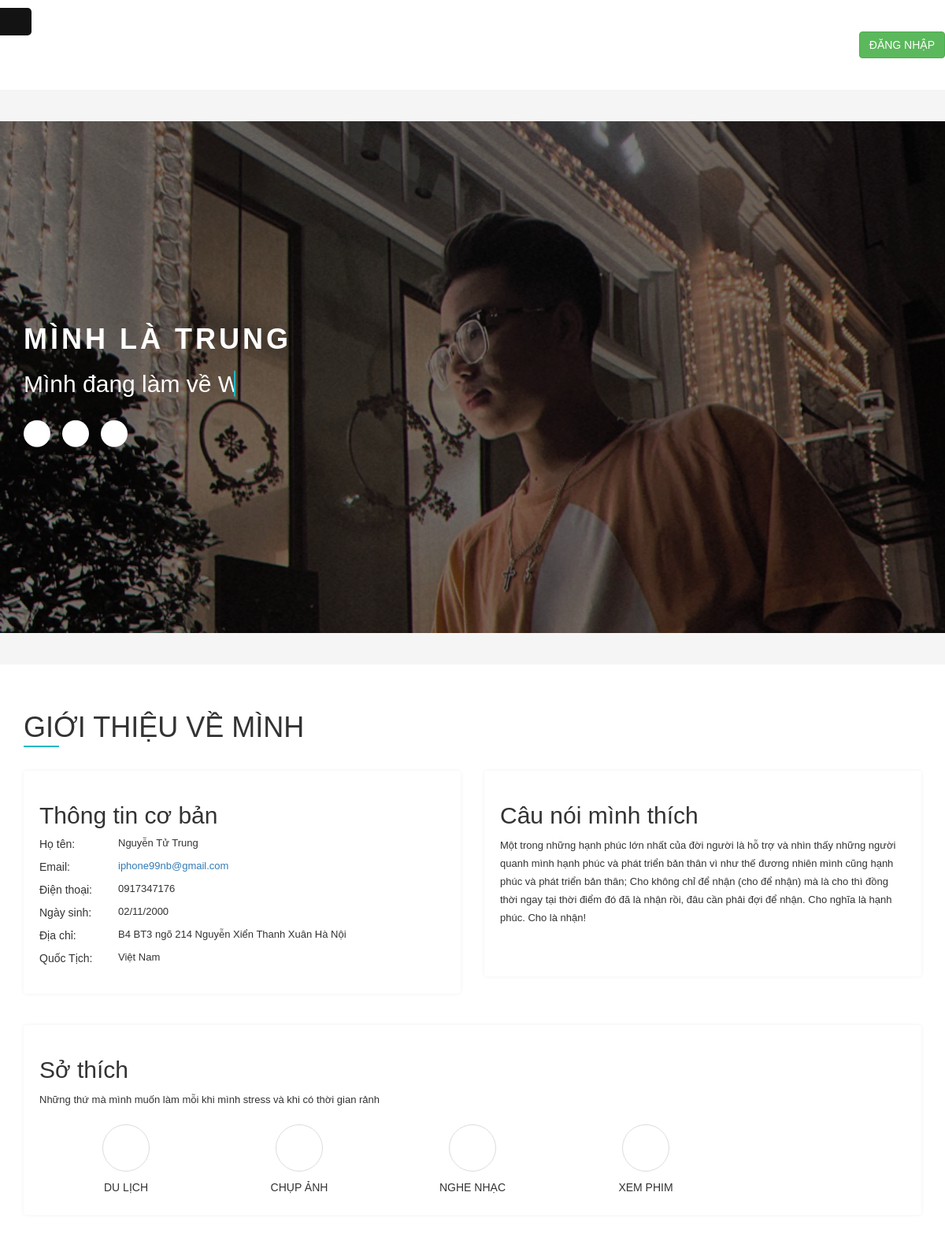
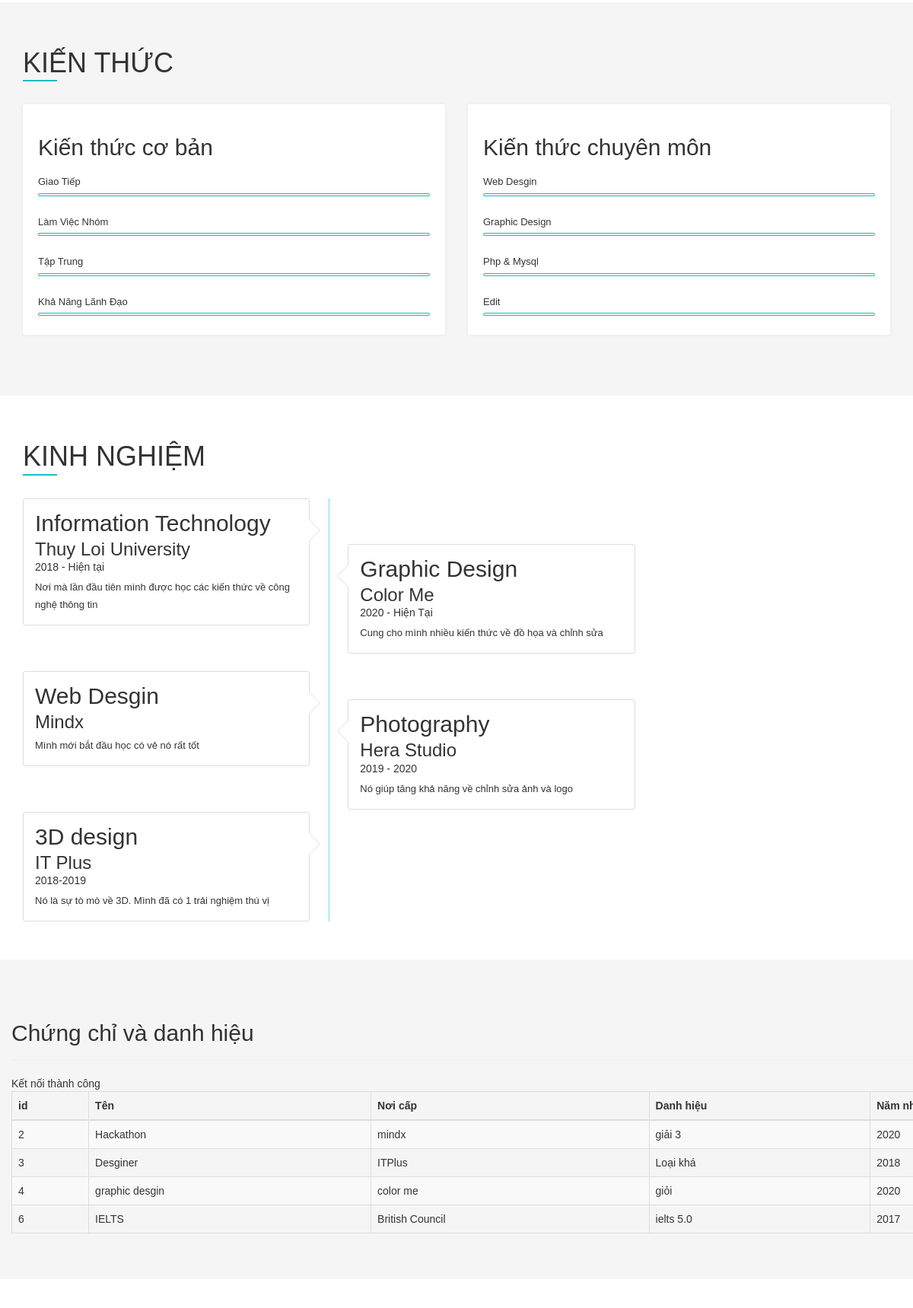
The page /cnweb/indexv.php (upper part) on the database its author committed (2 pictures, top to bottom).
### tables this page shows
CREATE TABLE `chungchi` (
  `id` int(100) NOT NULL,
  `ten` varchar(500) NOT NULL,
  `noicap` varchar(100) NOT NULL,
  `danhhieu` varchar(255) NOT NULL,
  `namnhan` int(10) NOT NULL
);

### cnweb/indexv.php (the view, shortened to what this page needs)
<!DOCTYPE html>
<html lang="en">
<head>
    <link href="bootstrap.min.css" tppabs="https://themecrazy.net/html/ultra-preview/ultra/css/bootstrap.min.css" rel="stylesheet">
    <link href="jquery.fancybox.css" tppabs="https://themecrazy.net/html/ultra-preview/ultra/css/jquery.fancybox.css" rel="stylesheet">
    <link href="animate.css" tppabs="https://themecrazy.net/html/ultra-preview/ultra/css/animate.css" rel="stylesheet">
	<link href="jquery.jscrollpane.custom.css" tppabs="https://themecrazy.net/html/ultra-preview/ultra/css/jquery.jscrollpane.custom.css" rel="stylesheet">
	<link rel="stylesheet" href="font-awesome.min.css" tppabs="https://themecrazy.net/html/ultra-preview/ultra/fonts/font-awesome/css/font-awesome.min.css">
	<link href="style.css" tppabs="https://themecrazy.net/html/ultra-preview/ultra/style.css" rel="stylesheet">
	<link rel="stylesheet" href="https://maxcdn.bootstrapcdn.com/bootstrap/3.3.7/css/bootstrap.css">
</head>
<body class="vertical">
	<div id="main-container" class="main-container">
		<aside class="menu" id="menu">
			<a href="#" class="mobile-menu-opener"><i class="fa fa-bars"></i></a>
		</aside>
		<div class="content-wrapper">
			<div class="content-inner">
				<section class="content" id="dn">
				<a href="index2.php" class="btn btn-success pull-right">Đăng nhập </a>
				</section>
				<section class="content" id="th">
					<div class="banner" style="background-image:url(2.jpg)/*tpa=https://themecrazy.net/html/ultra-preview/ultra/img/banner/2.jpg*/;">
						<div class="caption-info">
							<div class="container">
								<div class="row">
									<div class="col-sm-12">
										<div class="caption-info-inner">
											<h1>Mình là Trung</h1>
											<h2 class="cd-headline clip is-full-width"> Mình đang làm về
												<span class=cd-words-wrapper>
													<b class=is-visible>Web design</b>
												</span>
											</h2>
											<ul class="social-link">
												<li><a href="#"><i class="fa fa-facebook" aria-hidden="true"></i></a></li>
												<li><a href="#"><i class="fa fa-twitter" aria-hidden="true"></i></a></li>
												<li><a href="#"><i class="fa fa-skype" aria-hidden="true"></i></a></li>
											</ul>
										</div>
									</div>
								</div>
							</div>
						</div>
					</div>
				</section>
				<section class="content" id="gth">
					<div class="container">
						<div class="row">
							<div class="col-xs-12">
								<div class="section-title">
									<h1>GIới thiệu về mình </h1>
								</div>
							</div>
							<div class="col-xs-12 col-sm-6">
								<div class="panel-box wow fadeInLeft">
									<h2>Thông tin cơ bản</h2>
									<ul class="basic-info">
										<li><span>Họ tên:</span> <span class="info">Nguyễn Tử Trung</span></li>
										<li><span>Email:</span> <span class="info"><a href="mailto:iphone99nb@gmail.com">iphone99nb@gmail.com</a></span></li>
										<li><span>Điện thoại:</span> <span class="info">0917347176</span></li>
										<li><span>Ngày sinh:</span> <span class="info">02/11/2000</span></li>
										<li><span>Địa chỉ:</span> <span class="info">B4 BT3 ngõ 214 Nguyễn Xiển Thanh Xuân Hà Nội</span></li>
										<li><span>Quốc Tịch:</span> <span class="info">Việt Nam</span></li>
									</ul>
								</div>
							</div>
							<div class="col-xs-12 col-sm-6">
								<div class="panel-box professional-profile wow fadeInRight">
									<h2>Câu nói mình thích</h2>
									<p>Một trong những hạnh phúc lớn nhất của đời người là hỗ trợ và nhìn thấy những người quanh mình hạnh phúc và phát triển bản thân vì như thế đương nhiên mình cũng hạnh phúc và phát triển bản thân; Cho không chỉ để nhận (cho để nhận) mà là cho thì đồng thời ngay tại thời điểm đó đã là nhận rồi, đâu cần phải đợi để nhận. Cho nghĩa là hạnh phúc. Cho là nhận!</p>
								</div>
							</div>
							<div class="col-xs-12">
								<div class="my-interests panel-box wow fadeInUp">
									<h2>Sở thích </h2>
									<p>Những thứ mà mình muốn làm mỗi khi mình stress và khi có thời gian rảnh</p>
									<ul>
										<li>
											<i class="fa fa-plane"></i>
											<span>Du lịch</span>
										</li>
										<li>
											<i class="fa fa-camera-retro"></i>
											<span>Chụp ảnh</span>
										</li>
										<li>
											<i class="fa fa-music"></i>
											<span>Nghe nhạc</span>
										</li>
										<li>
											<i class="fa fa-film"></i>
											<span>Xem phim</span>
										</li>
									</ul>
								</div>
							</div>
						</div>
					</div>
				</section>
				<section class="content" id="kt">
					<div class="container">
						<div class="row">
							<div class="col-xs-12">
								<div class="section-title">
									<h1>Kiến thức</h1>
								</div>
							</div>
							<div class="col-xs-12 col-sm-6">
								<div class="panel-box">
									<h2>Kiến thức cơ bản </h2>
									<div class="progress-block wow fadeInLeft">
										<div class="single-progressbar">
											<div class="skill-text">
												<span>Giao tiếp</span>
											</div>
											<div class="progress">
											</div>
										</div>
										<div class="single-progressbar">
											<div class="skill-text">
												<span>Làm việc nhóm</span>
											</div>
											<div class="progress">
											</div>
										</div>
										<div class="single-progressbar">
											<div class="skill-text">
												<span>Tập trung</span>
											</div>
											<div class="progress">
											</div>
										</div>
										<div class="single-progressbar">
											<div class="skill-text">
												<span>Khả năng lãnh đạo</span>
											</div>
											<div class="progress">
											</div>
										</div>
									</div>
								</div>
							</div>
							<div class="col-xs-12 col-sm-6">
								<div class="panel-box">
									<h2>Kiến thức chuyên môn </h2>
									<div class="progress-block wow fadeInRight">
										<div class="single-progressbar">
											<div class="skill-text">
												<span>Web Desgin</span>
											</div>
											<div class="progress">
											</div>
										</div>
										<div class="single-progressbar">
											<div class="skill-text">
												<span> Graphic Design </span>
											</div>
											<div class="progress">
											</div>
										</div>
										<div class="single-progressbar">
											<div class="skill-text">
												<span>Php & Mysql</span>
											</div>
											<div class="progress">
											</div>
										</div>
										<div class="single-progressbar">
											<div class="skill-text">
												<span>Edit</span>
											</div>
											<div class="progress">
											</div>
										</div>
									</div>
								</div>
							</div>
						</div>
					</div>
				</section>
				<section class="content" id="kn">
					<div class="container">
						<div class="row">
							<div class="col-xs-12">
								<div class="section-title">
									<h1>Kinh nghiệm</h1>
								</div>
							</div>
							<div class="col-xs-12">
								<ul class="timeline">
									<li class="wow fadeInLeft">
										<div class="timeline-badge">
											<i class="fa fa-circle"></i>
										</div>
										<div class="timeline-panel">
											<div class="timeline-heading">
												<h2>Information Technology </h2>
												<h3>Thuy Loi University</h3>
												<span class="date">2018 - Hiện tại</span>
											</div>
											<div class="timeline-body">
												<p>Nơi mà lần đầu tiên mình được học các kiến thức về công nghệ thông tin</p>
											</div>
										</div>
									</li>
									<li class="timeline-inverted wow fadeInRight">
										<div class="timeline-badge">
											<i class="fa fa-circle"></i>
										</div>
										<div class="timeline-panel">
											<div class="timeline-heading">
												<h2>Graphic Design</h2>
												<h3>Color Me</h3>
												<span class="date">2020 - Hiện Tại</span>
											</div>
											<div class="timeline-body">
												<p>Cung cho mình nhiều kiến thức về đồ họa và chỉnh sửa </p>
											</div>
										</div>
									</li>
									<li class="wow fadeInLeft">
										<div class="timeline-badge">
											<i class="fa fa-circle"></i>
										</div>
										<div class="timeline-panel">
											<div class="timeline-heading">
												<h2>Web Desgin</h2>
												<h3>Mindx</h3>
											</div>
											<div class="timeline-body">
												<p>Mình mới bắt đầu học có vẻ nó rất tốt</p>
											</div>
										</div>
									</li>
									<li  class="timeline-inverted wow fadeInRight">
										<div class="timeline-badge">
											<i class="fa fa-circle"></i>
										</div>
										<div class="timeline-panel">
											<div class="timeline-heading">
												<h2>Photography</h2>
												<h3>Hera studio</h3>
												<span class="date">2019 - 2020</span>
											</div>
											<div class="timeline-body">
												<p>Nó giúp tăng khả năng về chỉnh sửa ảnh và logo</p>
											</div>
										</div>
									</li>
									<li class="wow fadeInLeft">
										<div class="timeline-badge">
											<i class="fa fa-circle"></i>
										</div>
										<div class="timeline-panel">
											<div class="timeline-heading">
												<h2>3D design</h2>
												<h3>IT plus</h3>
												<span class="date">2018-2019</span>
											</div>
											<div class="timeline-body">
												<p>Nó là sự tò mò về 3D. Mình đã có 1 trải nghiệm thú vị</p>
											</div>
										</div>
									</li>
								</ul>
							</div>
						</div>
					</div>
				</section>
<section class="content" id="cc">
				<head>
</head>
<body>
    <div class="wrapper">
        <div class="container-fluid">
            <div class="row">
                <div class="col-md-12">
                    <div class="page-header clearfix">
                        <h2 class="pull-left">Chứng chỉ và danh hiệu</h2>
                    </div>
                    <?php
                    require_once "config.php";
                    $sql = "SELECT * FROM chungchi";
                    if($result = mysqli_query($conn, $sql)){
                        if(mysqli_num_rows($result) > 0){
                            echo "<table class='table table-bordered table-striped'>";
                                echo "<thead>";
                                    echo "<tr>";
                                        echo "<th>id</th>";
                                        echo "<th>Tên</th>";
                                        echo "<th>Nơi cấp</th>";
										echo "<th>Danh hiệu</th>";
										echo "<th>Năm nhận</th>";
                                    echo "</tr>";
                                echo "</thead>";
                                echo "<tbody>";
                                while($row = mysqli_fetch_array($result)){
                                    echo "<tr>";
                                        echo "<td>" . $row['id'] . "</td>";
                                        echo "<td>" . $row['ten'] . "</td>";
                                        echo "<td>" . $row['noicap'] . "</td>";
										echo "<td>" . $row['danhhieu'] . "</td>";
										echo "<td>" . $row['namnhan'] . "</td>";
                                    echo "</tr>";
                                }
                                echo "</tbody>";
                            echo "</table>";
                        } else{
                            echo "<p class='lead'><em>Chưa có bản ghi nào!.</em></p>";
                        }
                    } else{
                        echo "Lỗi kết nối  $sql. " . mysqli_error($conn);
                    }
                    ?>
                </div>
            </div>
        </div>
    </div>
</body>
</html>
				<section class="content" id="sp">
				</section>
				<html>
<head>
<body>
    <h1>Feedback cho mình </h1>
</body>
</html>
</body>
</html>

### cnweb/config.php (shortened to what this page needs)
<?php
    echo 'Kết nối thành công';
    ?>

### cnweb/indexv.php (style rules this page uses)
.wrapper { width: 1450px; margin: 0 auto; }
.page-header h2 { margin-top: 0; }
body { font-family: Arial; width: 550px; }
ul { list-style-type: none; }

### rows shown on the page
chungchi: id "2", ten "Hackathon", noicap "mindx", danhhieu "giải 3", namnhan "2020"
chungchi: id "3", ten "Desginer", noicap "ITPlus", danhhieu "Loại khá", namnhan "2018"
chungchi: id "4", ten "graphic desgin", noicap "color me", danhhieu "giỏi", namnhan "2020"
chungchi: id "6", ten "IELTS", noicap "British Council", danhhieu "ielts 5.0", namnhan "2017"
